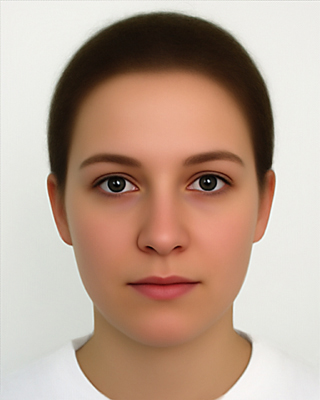
#> input picture pics/1.jpg, 320 x 400 px
$ python spotlight.py -i pics/1.jpg
#> lines starting #> are read from the running program, lines starting #| are printed output that depends on the picture; after the words box and inside, x2 and y2 are one past the last pixel; in counts of white or black regions, pixels touching at a corner belong together
import numpy as np
import cv2
import random
import argparse
import sys
import time

import subpropcess
def prepareArgs():
    parser = argparse.ArgumentParser()
    parser.add_argument('--kernal_size','-k',help='size of spotlight kernal',type=int,default=300)
    parser.add_argument('--input','-i',help='input file name',type=str,required=True)
    return parser.parse_args()

def gaussian_kernal(l=5, sig=1.):
    """
    creates gaussian kernel with side length l and a sigma of sig
    """

    ax = np.arange(-l // 2 + 1., l // 2 + 1.)
    xx, yy = np.meshgrid(ax, ax)

    kernel = np.exp(-(xx**2 + yy**2) / (2. * sig**2))
    return kernel

def get_spotlight(size=300):
    kernal = gaussian_kernal(size,size/10)
    spotlight = np.zeros([size,size],np.uint8)
    min_p = kernal.min()
    max_p = kernal.max()
    interval = max_p-min_p
    target_min = 0
    target_max = 155
    for i in range(size):
        for j in range(size):
            value = kernal[i][j]
            newvalue = ((value-min_p)*(target_max-target_min)/interval)+target_min
            if newvalue < target_min:
                newvalue = target_min
            spotlight[i][j] = newvalue
    return spotlight

def get_rnd_start(y,x):
    y =  random.randint(0,int(y))
    x =  random.randint(0,int(x))
    return y,x

def truncate(pix):
    if pix > 255:
        return 255
    return pix

def virtual_spotlight(img_path,spot_size=300):
#> called with img_path = 'pics/1.jpg', spot_size = 300
    src = cv2.imread(img_path)
#> src is the input picture: shape (400, 320, 3); mean B, G, R 144.3, 160.7, 186.5

    if src is None:
        sys.exit(0)
        return

    dst = src.copy()
    spotlight = get_spotlight(spot_size)
    img_height = dst.shape[0]
#> img_height = 400
    img_width = dst.shape[1]
#> img_width = 320
    start_y, start_x = get_rnd_start(img_height/2,img_width/2)
#> start_y = 98; start_x = 107

    for y in range(start_y,img_height):
        for x in range(start_x,img_width):

            pixr = int(dst[y][x][2])
            pixg = int(dst[y][x][1])
            pixb = int(dst[y][x][0])

            try:
                newPixr = pixr + spotlight[y-start_y][x-start_x]
                newPixg = pixg + spotlight[y-start_y][x-start_x]
                newPixb = pixb + spotlight[y-start_y][x-start_x]
            except:
                continue

            dst[y][x][2] = truncate(newPixr)
            dst[y][x][1] = truncate(newPixg)
            dst[y][x][0] = truncate(newPixb)
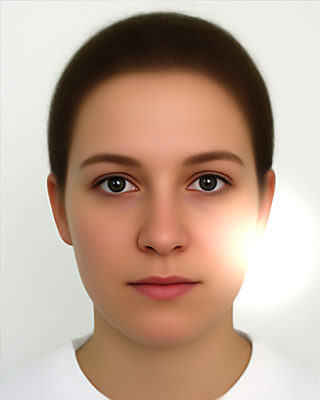
#> dst: shape (400, 320, 3); 19.85% of pixels changed, all inside (x1, y1, x2, y2) = (161, 152, 320, 343)

    cv2.imshow('spot',dst)
    cv2.imshow('src',src)
    cv2.waitKey()


if __name__ == '__main__':
    args = prepareArgs()
    virtual_spotlight(args.input, args.kernal_size)
